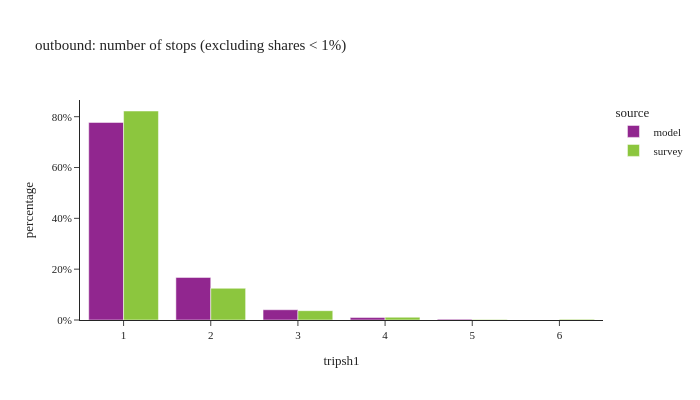

The cell this chart's notebook holds for it:
### Code cell
df_plot = (
    df_tour.group_by(['tripsh1', 'source'])
    .agg(pl.col('toexpfac').sum())
    .with_columns(
        (pl.col('toexpfac') / pl.col('toexpfac').sum().over(['source'])).alias('percentage')
    )
    .filter(pl.col('percentage') > 0.001)
)

df_plot_pd = df_plot.sort(['source']).to_pandas()

fig = px.bar(df_plot_pd, x="tripsh1", y="percentage", color="source",
             barmode="group",title="outbound: number of stops (excluding shares < 1%)",
             hover_data=['toexpfac'])
fig.update_layout(height=400, width=700, font=dict(size=11),
                  xaxis = dict(dtick = 1, categoryorder='category ascending'),
                  yaxis=dict(tickformat=".0%"))
fig.show()

### Figure 1 — Plotly figure (JSON) as saved in the notebook; plotly's stock layout.template omitted (floating-point values rounded to 4 significant figures)
{"data": [{"alignmentgroup": "True", "customdata": [[975400.0], [55970.0], [4523000.0], [235000.0], [19260.0]], "hovertemplate": "source=model<br>tripsh1=%{x}<br>percentage=%{y}<br>toexpfac=%{customdata[0]}<extra></extra>", "legendgroup": "model", "marker": {"color": "#91268F", "pattern": {"shape": ""}}, "name": "model", "offsetgroup": "model", "orientation": "v", "showlegend": true, "textposition": "auto", "type": "bar", "x": [2, 4, 1, 3, 5], "xaxis": "x", "y": [0.1676, 0.009618, 0.7774, 0.04039, 0.003311], "yaxis": "y"}, {"alignmentgroup": "True", "customdata": [[3462000.0], [11020.0], [154400.0], [9836.0], [45900.0], [525500.0]], "hovertemplate": "source=survey<br>tripsh1=%{x}<br>percentage=%{y}<br>toexpfac=%{customdata[0]}<extra></extra>", "legendgroup": "survey", "marker": {"color": "#8CC63E", "pattern": {"shape": ""}}, "name": "survey", "offsetgroup": "survey", "orientation": "v", "showlegend": true, "textposition": "auto", "type": "bar", "x": [1, 6, 3, 5, 4, 2], "xaxis": "x", "y": [0.8224, 0.002619, 0.03667, 0.002336, 0.0109, 0.1248], "yaxis": "y"}], "layout": {"barmode": "group", "font": {"size": 11}, "height": 400, "legend": {"title": {"text": "source"}, "tracegroupgap": 0}, "title": {"text": "outbound: number of stops (excluding shares < 1%)"}, "width": 700, "xaxis": {"anchor": "y", "categoryorder": "category ascending", "domain": [0.0, 1.0], "dtick": 1, "title": {"text": "tripsh1"}}, "yaxis": {"anchor": "x", "domain": [0.0, 1.0], "tickformat": ".0%", "title": {"text": "percentage"}}}}
